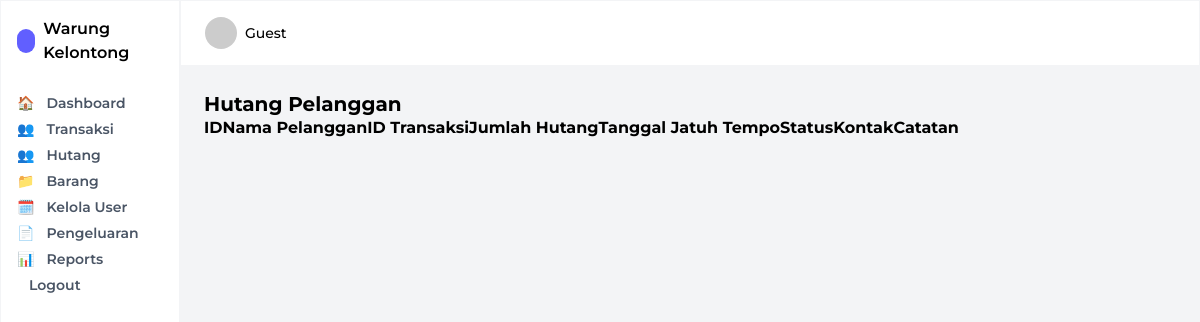
/Views/hutang.php (signed in), run on an earlier commit of the app's database.
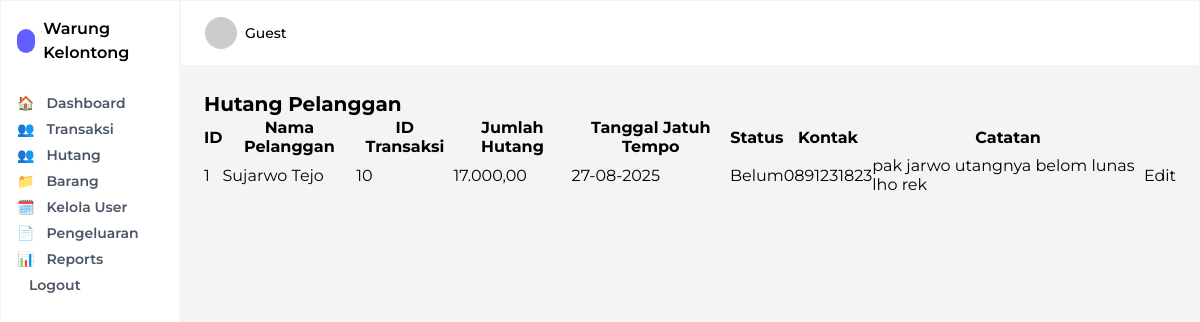
And on a later commit of the database.
### tables this page shows
CREATE TABLE `hutang_pelanggan` (
  `id` int NOT NULL,
  `nama_pelanggan` varchar(100) NOT NULL,
  `id_transaksi` int NOT NULL,
  `jumlah_hutang` decimal(12,2) NOT NULL,
  `tanggal_jatuh_tempo` date DEFAULT NULL,
  `status` enum('lunas','belum') DEFAULT 'belum',
  `kontak` varchar(50) DEFAULT NULL,
  `catatan` text
);

### Views/hutang.php (the view, shortened to what this page needs)
<?php
include '../Config/koneksi.php';
$query = mysqli_query($conn, "SELECT * FROM hutang_pelanggan ORDER BY id DESC");
include '../Layout/sidebar.php';
?>
<!DOCTYPE html>
<html lang="en">
<head>
    <script src="https://cdn.jsdelivr.net/npm/@tailwindcss/browser@4"></script>
</head>
<body class="flex bg-gray-100 h-full">
    <div class="flex flex-col flex-1">
        <?php include '../Layout/header.php';?>
        <main class="p-6 flex-1">
            <h1 class="font-bold text-xl">Hutang Pelanggan</h1>
            <table >
                <tr>
                    <th>ID</th>
                    <th>Nama Pelanggan</th>
                    <th>ID Transaksi</th>
                    <th>Jumlah Hutang</th>
                    <th>Tanggal Jatuh Tempo</th>
                    <th>Status</th>
                    <th>Kontak</th>
                    <th>Catatan</th>
                </tr>
                <?php while ($row = mysqli_fetch_assoc($query)) : ?>
                    <tr>
                        <td><?= $row['id'] ?></td>
                        <td><?= htmlspecialchars($row['nama_pelanggan']) ?></td>
                        <td><?= $row['id_transaksi']?></td>
                        <td><?= number_format($row['jumlah_hutang'], 2, ',', '.') ?></td>
                        <td><?= date('d-m-Y', strtotime($row['tanggal_jatuh_tempo'])) ?></td>
                        <td><?= ucfirst($row['status']) ?></td>
                        <td><?= $row['kontak'] ?></td>
                        <td><?= htmlspecialchars($row['catatan']) ?></td>
                        <td>
                            <a href="editHutang.php?id=<?= $row['id'] ?>">Edit</a>
                        </td>
                    </tr>
                <?php endwhile; ?>
            </table>
        </main>
    </div>
</body>
</html>

What changed in the data, as far as the page shows it:
added hutang_pelanggan: id "1", nama_pelanggan "Sujarwo Tejo", id_transaksi "10", jumlah_hutang "17.000,00", tanggal_jatuh_tempo "27-08-2025", status "Belum", kontak "0891231823", catatan "pak jarwo utangnya belom lunas lho rek"
